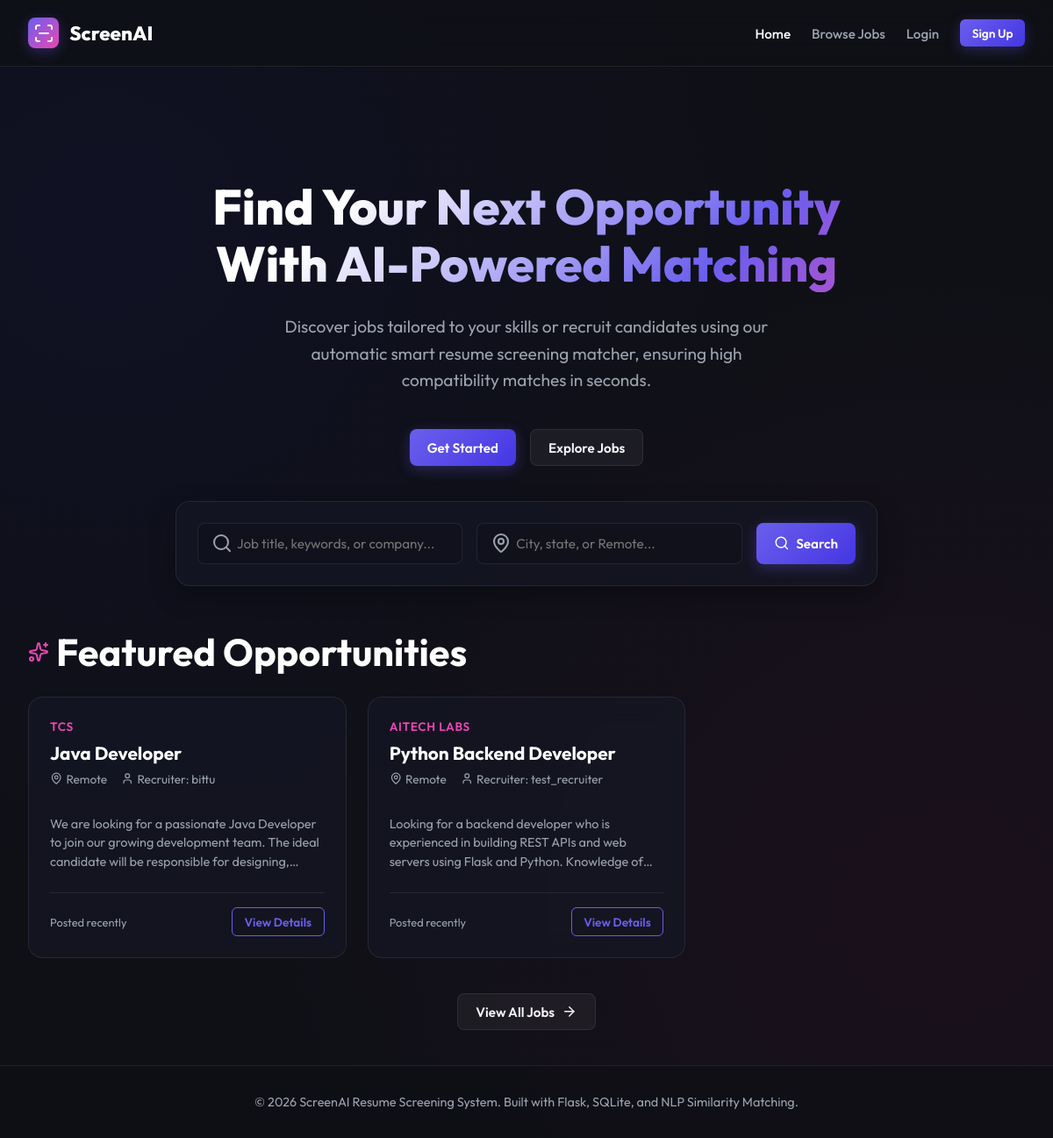
The page / on the database its author committed.
### tables this page shows
CREATE TABLE jobs (
                id INTEGER PRIMARY KEY AUTOINCREMENT,
                recruiter_id INTEGER NOT NULL,
                title TEXT NOT NULL,
                company TEXT NOT NULL,
                description TEXT NOT NULL,
                requirements TEXT,
                location TEXT NOT NULL,
                posted_at TIMESTAMP DEFAULT CURRENT_TIMESTAMP,
                FOREIGN KEY (recruiter_id) REFERENCES users (id)
            );

CREATE TABLE users (
                id INTEGER PRIMARY KEY AUTOINCREMENT,
                username TEXT UNIQUE NOT NULL,
                email TEXT UNIQUE NOT NULL,
                password_hash TEXT NOT NULL,
                role TEXT NOT NULL CHECK(role IN ('candidate', 'recruiter')),
                created_at TIMESTAMP DEFAULT CURRENT_TIMESTAMP
            );

### app.py (the view)
@app.route('/')
def index():
    db = get_db()
    jobs = db.execute('''
        SELECT jobs.*, users.username as recruiter_name
        FROM jobs JOIN users ON jobs.recruiter_id = users.id
        ORDER BY posted_at DESC LIMIT 6
    ''').fetchall()
    return render_template('index.html', jobs=jobs)

### app.py (called while the page is built)
def get_db():
    db = getattr(g, '_database', None)
    if db is None:
        db = g._database = sqlite3.connect(DATABASE)
        db.row_factory = sqlite3.Row
    return db

@app.teardown_appcontext
def close_connection(exception):
    db = getattr(g, '_database', None)
    if db is not None:
        db.close()

### templates/index.html (shortened to what this page needs)
{% extends "base.html" %}
{% block content %}
<section class="hero">
    <h1>Find Your Next Opportunity<br>With AI-Powered Matching</h1>
    <p>Discover jobs tailored to your skills or recruit candidates using our automatic smart resume screening matcher, ensuring high compatibility matches in seconds.</p>
    {% if 'user_id' not in session %}
        <div style="display: flex; justify-content: center; gap: 1rem;">
            <a href="{{ url_for('register') }}" class="btn btn-primary">Get Started</a>
            <a href="{{ url_for('jobs') }}" class="btn btn-secondary">Explore Jobs</a>
        </div>
    {% endif %}
</section>
<div class="search-box">
    <form action="{{ url_for('jobs') }}" method="GET">
        <div class="input-wrapper" style="display: flex; align-items: center; gap: 0.5rem;">
            <i data-lucide="search" style="color: var(--text-muted); position: absolute; left: 1rem;"></i>
            <input type="text" name="search" placeholder="Job title, keywords, or company..." style="padding-left: 2.75rem;">
        </div>
        <div class="input-wrapper" style="display: flex; align-items: center; gap: 0.5rem;">
            <i data-lucide="map-pin" style="color: var(--text-muted); position: absolute; left: 1rem;"></i>
            <input type="text" name="location" placeholder="City, state, or Remote..." style="padding-left: 2.75rem;">
        </div>
        <button type="submit" class="btn btn-primary">
            <i data-lucide="search" style="width: 1.1rem; height: 1.1rem;"></i> Search
        </button>
    </form>
</div>
<section style="margin-top: 3rem;">
    <div class="grid-title">
        <i data-lucide="sparkles" style="color: var(--accent);"></i>
        <h2>Featured Opportunities</h2>
    </div>
    {% if jobs %}
        <div class="jobs-grid">
            {% for job in jobs %}
                <div class="job-card">
                    <div class="job-card-header">
                        <div class="company-tag">{{ job.company }}</div>
                        <h3>{{ job.title }}</h3>
                        <div class="job-meta">
                            <span><i data-lucide="map-pin" style="width: 0.9rem; height: 0.9rem;"></i> {{ job.location }}</span>
                            <span><i data-lucide="user" style="width: 0.9rem; height: 0.9rem;"></i> Recruiter: {{ job.recruiter_name }}</span>
                        </div>
                    </div>
                    <p class="job-desc-snippet">{{ job.description }}</p>
                    <div class="job-card-footer">
                        <span style="font-size: 0.8rem; color: var(--text-muted);">Posted recently</span>
                        <a href="{{ url_for('job_detail', job_id=job.id) }}" class="btn btn-outline btn-sm">View Details</a>
                    </div>
                </div>
            {% endfor %}
        </div>
        <div style="text-align: center; margin-top: 2.5rem;">
            <a href="{{ url_for('jobs') }}" class="btn btn-secondary">
                View All Jobs <i data-lucide="arrow-right" style="width: 1.1rem; height: 1.1rem;"></i>
            </a>
        </div>
    {% endif %}
</section>
{% endblock %}

### rows shown on the page
jobs: company "TCS", title "Java Developer", location "Remote", recruiter_name "bittu", description "We are looking for a passionate Java Developer to join our growing development team. The ideal candidate will be responsible for…"
jobs: company "AITECH LABS", title "Python Backend Developer", location "Remote", recruiter_name "test_recruiter", description "Looking for a backend developer who is experienced in building REST APIs and web servers using Flask and Python. Knowledge…"
